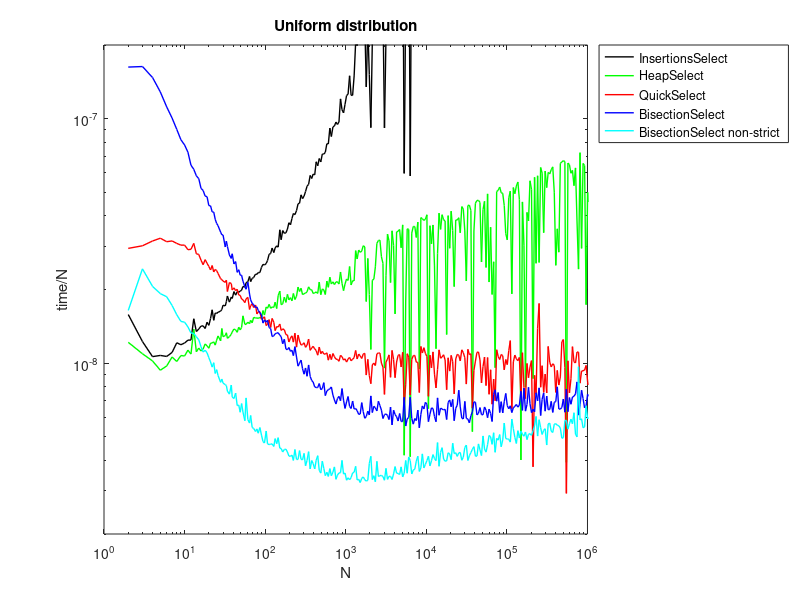
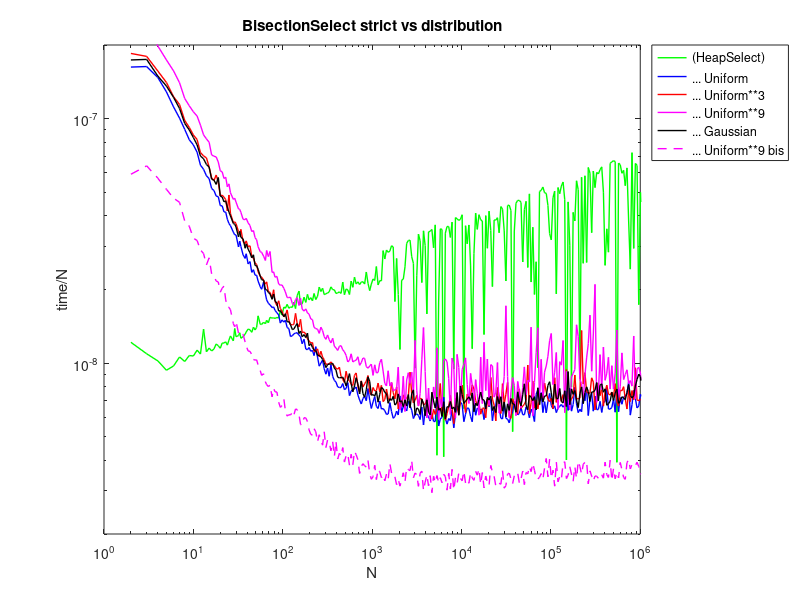
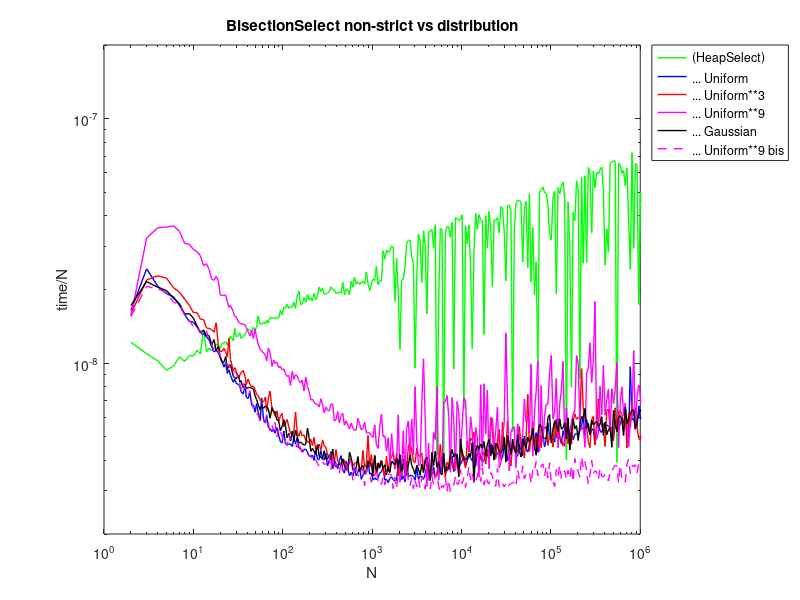
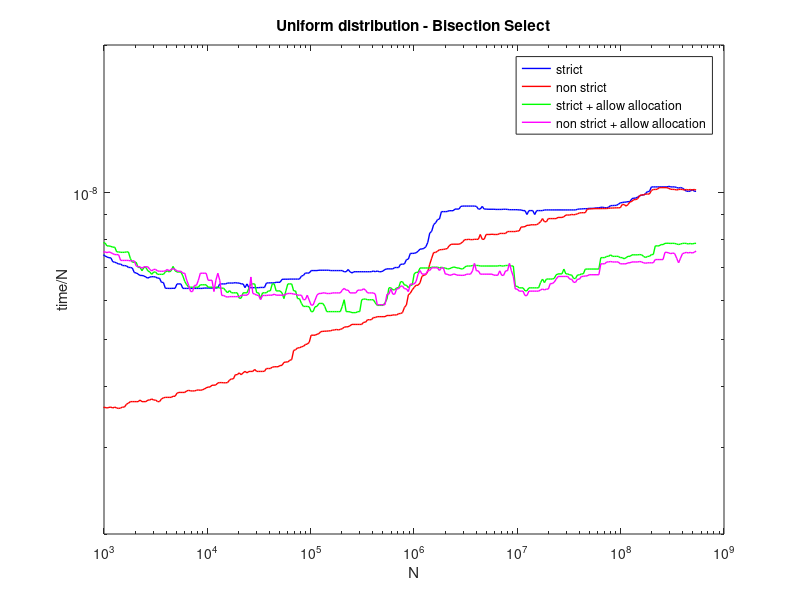

The MATLAB source for these figures, in order:
a = dlmread("sortselect_test_files/test1.txt");

ntest = sum(a(:,1) == 1)
np = size(a,1) / ntest

b = reshape(a,ntest,np,[]);

nbel = b(:,1,2);
insertselect = b(:,:,3);
heapselect   = b(:,:,4);
quickselectR = b(:,:,5);
bisection00  = b(:,:,6);
bisection10  = b(:,:,7);

set(0, 'DefaultLineLineWidth', 1);

h = figure(11)
loglog  (nbel,insertselect(:,1),'k', ...
         nbel,heapselect(:,1),  'g', ...
         nbel,quickselectR(:,1),'r', ...
         nbel,bisection00(:,1), 'b', ...
         nbel,bisection10(:,1), 'c')
axis([1 1e6 2e-9 2e-7]);
xlabel('N'); ylabel("time/N"); title("Uniform distribution");
legend('InsertionsSelect','HeapSelect','QuickSelect','BisectionSelect','BisectionSelect non-strict', ...
       'location','northeastoutside') 
print('sortselect_test_files/fig11.png','-dpng','-S700,400');

h = figure(12)
loglog  (nbel,heapselect(:,1),  'g', ...
         nbel,bisection00(:,1), 'b', ...
         nbel,bisection00(:,2), 'r', ...
         nbel,bisection00(:,3), 'm', ...
         nbel,bisection00(:,4), 'k', ...
         nbel,bisection00(:,5), 'm--')
axis([1 1e6 2e-9 2e-7]);
xlabel('N'); ylabel("time/N"); title("BisectionSelect strict vs distribution");
legend('(HeapSelect)','... Uniform','... Uniform**3','... Uniform**9','... Gaussian','... Uniform**9 bis', ...
       'location','northeastoutside') 
print('sortselect_test_files/fig12.png','-dpng','-S700,400');

h = figure(13)
loglog  (nbel,heapselect(:,1),  'g', ...
         nbel,bisection10(:,1), 'b', ...
         nbel,bisection10(:,2), 'r', ...
         nbel,bisection10(:,3), 'm', ...
         nbel,bisection10(:,4), 'k', ...
         nbel,bisection10(:,5), 'm--')
axis([1 1e6 2e-9 2e-7]);
xlabel('N'); ylabel("time/N"); title("BisectionSelect non-strict vs distribution");
legend('(HeapSelect)','... Uniform','... Uniform**3','... Uniform**9','... Gaussian','... Uniform**9 bis', ...
       'location','northeastoutside') 
print('sortselect_test_files/fig11.png','-dpng','-S700,400');





a = dlmread("sortselect_test_files/test2.txt");

ntest = sum(a(:,1) == 1)
np = size(a,1) / ntest

b = reshape(a,ntest,np,[]);

nbel = b(:,1,2);
quickselect = movmedian(b(:,:,3),31,1);
bisection00 = movmedian(b(:,:,4),31,1);
bisection10 = movmedian(b(:,:,5),31,1);
bisection01 = movmedian(b(:,:,6),31,1);
bisection11 = movmedian(b(:,:,7),31,1);

set(0, 'DefaultLineLineWidth', 1);

h = figure(21)
loglog  (nbel,bisection00(:,1),'b', ...
         nbel,bisection10(:,1),'r', ...
         nbel,bisection01(:,1),'g', ...
         nbel,bisection11(:,1),'m')
axis([1e3 1e9 2e-9 2e-8]);
xlabel('N'); ylabel("time/N"); title("Uniform distribution - Bisection Select");
legend('strict','non strict','strict + allow allocation','non strict + allow allocation') 
print('sortselect_test_files/fig11.png','-dpng','-S500,400');

h = figure(22)
loglog  (nbel,quickselect(:,1),'r', ...
         nbel,bisection00(:,1),'b')
axis([1e3 1e9 2e-9 2e-8]);
xlabel('N'); ylabel("time/N"); title("Uniform distribution");
legend('Quickselect','Bisection Select strict') 
print('sortselect_test_files/fig11.png','-dpng','-S500,400');

h = figure(23)
loglog  (nbel,bisection00(:,1),'b', ...
         nbel,bisection00(:,2),'r', ...
         nbel,bisection00(:,3),'m', ...
         nbel,bisection00(:,4),'k', ...
         nbel,bisection00(:,5),'m--')
axis([1e3 1e9 2e-9 2e-8]);
xlabel('N'); ylabel("time/N"); title("Bisection Select strict versus distribution");
legend('Uniform','Uniform**3','Uniform**9','Gaussian','uniform**9 bis', ...
       "location",'northeastoutside') 
print('sortselect_test_files/fig11.png','-dpng','-S700,400');

h = figure(24)
loglog  (nbel,quickselect(:,4),'r', ...
         nbel,bisection01(:,4),'b')
axis([1e3 1e9 2e-9 2e-8]);
xlabel('N'); ylabel("time/N"); title("Gaussian distribution");
legend('Quickselect','Bisection Select strict + allow allocation)') 
print('sortselect_test_files/fig11.png','-dpng','-S500,400');







a = dlmread("sortselect_test_files/test3.txt");

ntest = sum(a(:,1) == 1)
np = size(a,1) / ntest

b = reshape(a,ntest,np,[]);

nbel = b(:,1,2);
insertsort = b(:,:,3);
heapsort   = b(:,:,4);
quicksortR = b(:,:,5);
quicksortM = b(:,:,6);
quicksortT = b(:,:,7);

set(0, 'DefaultLineLineWidth', 1);

h = figure(31)
loglog  (nbel,insertsort(:,1),'k', ...
         nbel,heapsort(:,1),  'g', ...
         nbel,quicksortR(:,1),'r', ...
         nbel,quicksortM(:,1),'m', ...
         nbel,quicksortT(:,1),'c')
axis([1 1e6 1e-8 1e-6]);
xlabel('N'); ylabel("time/N"); title("Uniform distribution");
legend('InsertionsSort','HeapSort','QuickSort-R','QuickSort-M','QuickSort-T',"location",'southeast') 
print('sortselect_test_files/fig11.png','-dpng','-S500,400');





a = dlmread("sortselect_test_files/test4.txt");

ntest = sum(a(:,1) == 1)
np = size(a,1) / ntest

b = reshape(a,ntest,np,[]);

nbel = b(:,1,2);
insertsort = b(:,:,3);
heapsort   = b(:,:,4);
quicksortR = b(:,:,5);
quicksortM = b(:,:,6);
quicksortT = b(:,:,7);

set(0, 'DefaultLineLineWidth', 1);

h = figure(41)
loglog  (nbel,insertsort(:,1),'k', ...
         nbel,heapsort(:,1),  'g', ...
         nbel,quicksortR(:,1),'r', ...
         nbel,quicksortM(:,1),'m', ...
         nbel,quicksortT(:,1),'c')
axis([1e2 1e8 1e-8 1e-6]);
xlabel('N'); ylabel("time/N"); title("Uniform distribution");
legend('InsertionsSort','HeapSort','QuickSort-R','QuickSort-M','QuickSort-T',"location",'southeast') 
print('sortselect_test_files/fig11.png','-dpng','-S500,400');
